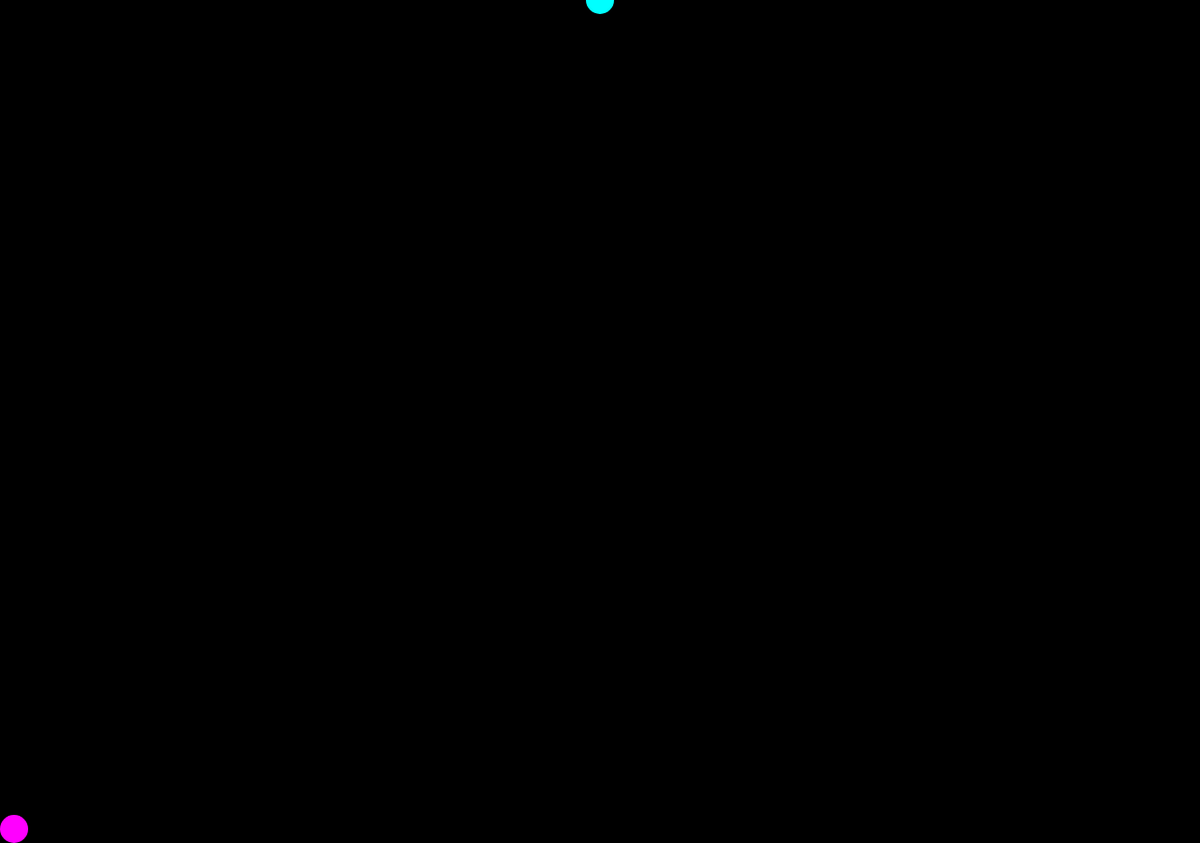
Frame 1 (no input)
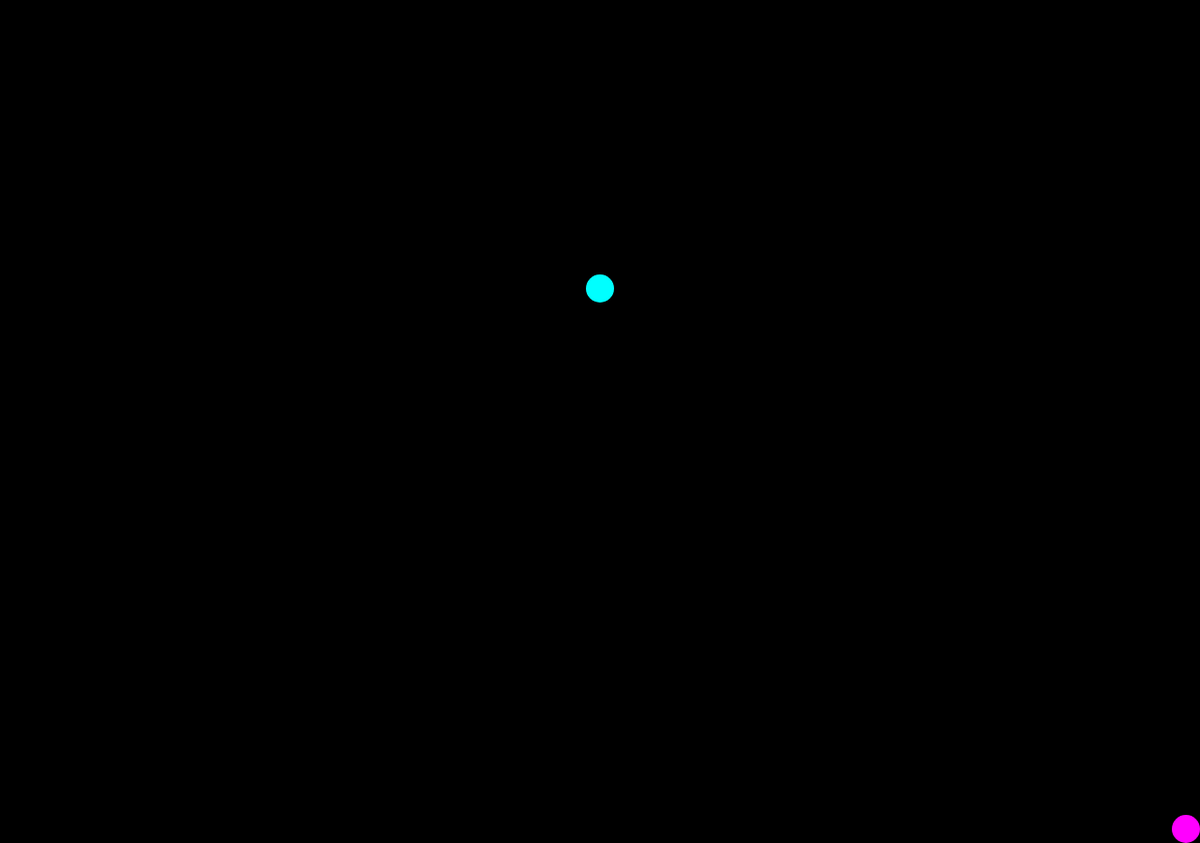
Frame 60 (no input)
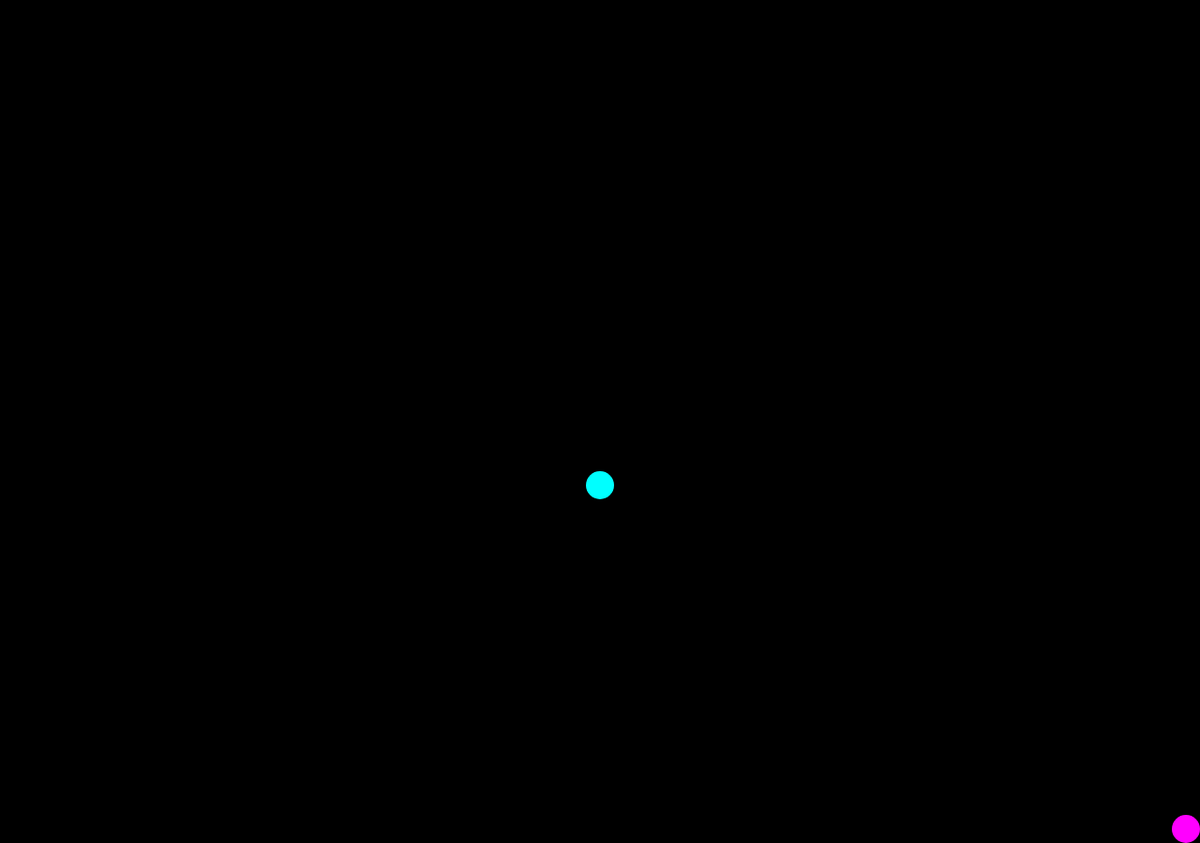
Frame 120 (the mouse pressed at the canvas centre since frame 60)

The p5.js sketch that drew these frames (run headless with seeded random() and noise() and a simulated clock; from frame 60 on, the mouse is pressed at the canvas centre):

// p5.js sketch
// ── sketch.js
/*Friction and Gravity
Andrea Thompson
2017-04-04 - 2017-04-05*/

var GposX = 640;
var GposY = 0;

var speedY = 1;

var FposX = 15;
var FposY = 885;

var speedX = 49.5;

function setup() {
  createCanvas(1280, 900);
  frameRate(30);
}

function draw() {
  background(0);
  noStroke();
  
  //gravity
  fill(0, 255, 255);
  ellipse(GposX, GposY, 30, 30);
  
  GposY = GposY + speedY;
  speedY= speedY+1;
  
  if(GposY >= 900){ //when the ellipse reaches the Y of the screen, it will bounce
	  speedY = -speedY;
	  
  }
  
  //friction
  fill(255, 0, 255);
  ellipse(FposX, FposY, 30, 30);
  
  FposX = FposX + speedX;
  speedX = speedX - 1; //the ellipse will slow down as it nears the X 
  
  if(speedX <= 0){  //the ellipse will stop if the speed is 0
	  speedX = 0;
  }
  
  
  
  
  
  
  
  
  
  
}
